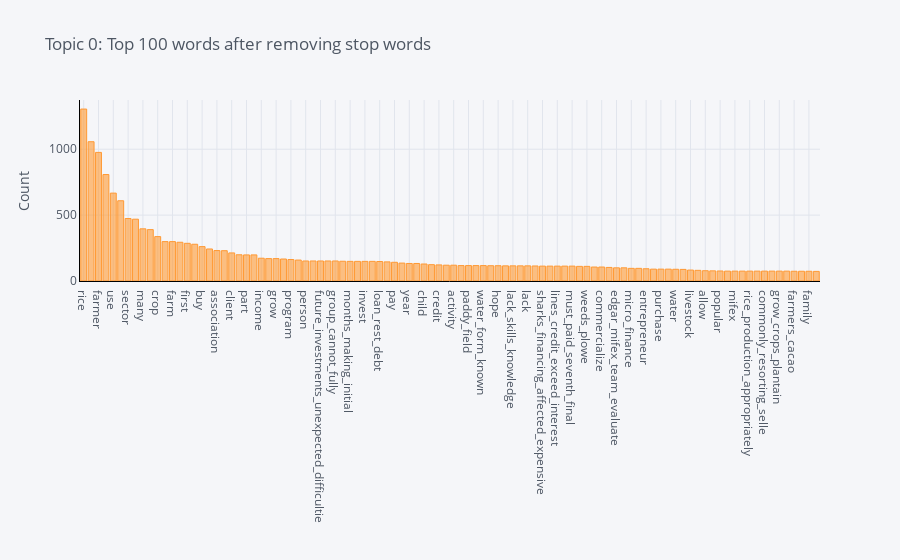

Notebook code for this chart:
### Code cell
s = setup(df, target = 'en')

lda = create_model('lda')

plot_model(lda, plot = 'frequency')

### Figure 1 — Plotly figure (JSON) as saved in the notebook; plotly's stock layout.template omitted (floating-point values rounded to 4 significant figures)
{"data": [{"marker": {"color": "rgba(255, 153, 51, 0.6)", "line": {"color": "rgba(255, 153, 51, 1.0)", "width": 1}}, "name": "count", "orientation": "v", "text": "", "type": "bar", "x": ["rice", "loan", "farmer", "also", "use", "area", "sector", "small", "many", "land", "crop", "month", "farm", "people", "first", "access", "buy", "member", "association", "order", "client", "often", "part", "help", "income", "production", "grow", "repay", "program", "capital", "person", "participate_program_designed_teach", "future_investments_unexpected_difficultie", "group", "group_cannot_fully", "promoting_savings_often_forgotten", "months_making_initial", "see_profits_investment", "invest", "encourage_savings_among", "loan_rest_debt", "service", "pay", "still", "year", "provide", "child", "make", "credit", "live", "activity", "rice_water_intensive", "paddy_field", "dispersed_freely", "water_form_known", "hand_sowe", "hope", "soil_seeds_fertilizer_insecticide", "lack_skills_knowledge", "exploit_farmers_outstanding_debt", "lack", "potential_sector_rural_finance", "sharks_financing_affected_expensive", "year_expensive_intermediarie", "lines_credit_exceed_interest", "cultivate", "must_paid_seventh_final", "must_prepare_lands_remove", "weeds_plowe", "work", "commercialize", "farming", "edgar_mifex_team_evaluate", "compiled_luis_crespo_robert", "micro_finance", "works_cooperatively", "entrepreneur", "communal_bank_others_guarantor", "purchase", "prepare_lands_cultivate", "water", "product", "livestock", "baba", "allow", "expenditures_mifex_ask", "popular", "chicken_pig_need_cash", "mifex", "people_baba_organize", "rice_production_appropriately", "production_turned_main_economic", "commonly_resorting_selle", "colombia_ecuador_yet_country", "grow_crops_plantain", "informal_farms_rice", "farmers_cacao", "helps_gather", "family", "training"], "y": [1305, 1057, 976, 808, 667, 609, 474, 469, 396, 390, 337, 299, 299, 294, 286, 279, 261, 243, 231, 230, 213, 199, 198, 198, 173, 170, 170, 167, 163, 159, 152, 152, 152, 152, 152, 150, 149, 149, 149, 149, 148, 145, 142, 136, 133, 133, 129, 124, 122, 120, 120, 117, 117, 117, 117, 116, 116, 115, 115, 115, 115, 114, 113, 113, 113, 113, 113, 111, 111, 106, 106, 103, 100, 100, 96, 96, 93, 90, 90, 90, 89, 88, 83, 81, 78, 77, 76, 75, 75, 75, 75, 75, 75, 75, 75, 75, 74, 74, 74, 73]}], "layout": {"legend": {"bgcolor": "#F5F6F9", "font": {"color": "#4D5663"}}, "paper_bgcolor": "#F5F6F9", "plot_bgcolor": "#F5F6F9", "title": {"font": {"color": "#4D5663"}, "text": "Topic 0: Top 100 words after removing stop words"}, "xaxis": {"gridcolor": "#E1E5ED", "linecolor": "black", "showgrid": true, "tickfont": {"color": "#4D5663"}, "title": {"font": {"color": "#4D5663"}, "text": ""}, "zerolinecolor": "#E1E5ED"}, "yaxis": {"gridcolor": "#E1E5ED", "linecolor": "black", "showgrid": true, "tickfont": {"color": "#4D5663"}, "title": {"font": {"color": "#4D5663"}, "text": "Count"}, "zerolinecolor": "#E1E5ED"}}}
